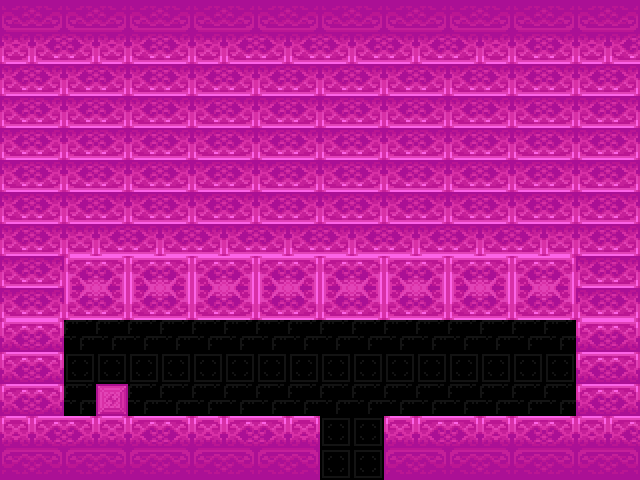

Rendered tile map (Tiled .tmx) drawn with the repository's tilesets; below, a short description and the map source with its tile grids summarised:
An orthogonal 20x15 tile map with 32x32 px tiles, 2 tile layers (background, physics), 2 tilesets and 6 objects (5x spawn, exit).

<map version="1.0" orientation="orthogonal" width="20" height="15" tilewidth="32" tileheight="32">
 <properties>
  <property name="dungeonId" value="sample1" />
 </properties>
 <tileset firstgid="1" name="tiles3" tilewidth="32" tileheight="32">
  <image source="../../res/tileset/tiles3.png" width="256" height="256" />
 </tileset>
 <tileset firstgid="65" name="physicsTiles" tilewidth="32" tileheight="32">
  <image source="../art/physicsTiles.png" width="256" height="256" />
 </tileset>
 <layer name="background" width="20" height="15">
  <data>[300 cells, 300 non-empty, 17 distinct tile ids]</data>
 </layer>
 <layer name="physics" width="20" height="15" opacity="0.61">
  <data>[300 cells, 249 non-empty, 1 distinct tile ids]</data>
 </layer>
 <objectgroup name="objects" width="20" height="15">
  <object name="Octorok" type="spawn" x="512" y="384" width="32" height="32">
   <properties>
    <property name="once" value="dungeon" />
   </properties>
  </object>
  <object name="HeartContainer" type="spawn" x="96" y="352" width="32" height="32">
   <properties>
    <property name="once" value="ever" />
   </properties>
  </object>
  <object name="Lock" type="spawn" x="224" y="320" width="32" height="96">
   <properties>
    <property name="once" value="ever" />
   </properties>
  </object>
  <object name="Elevator" type="spawn" x="320" y="384" width="64" height="64" />
  <object name="intro1" type="exit" x="256" y="448" width="192" height="32" />
  <object name="Key" type="spawn" x="160" y="384" width="32" height="32">
   <properties>
    <property name="once" value="ever" />
   </properties>
  </object>
 </objectgroup>
</map>
